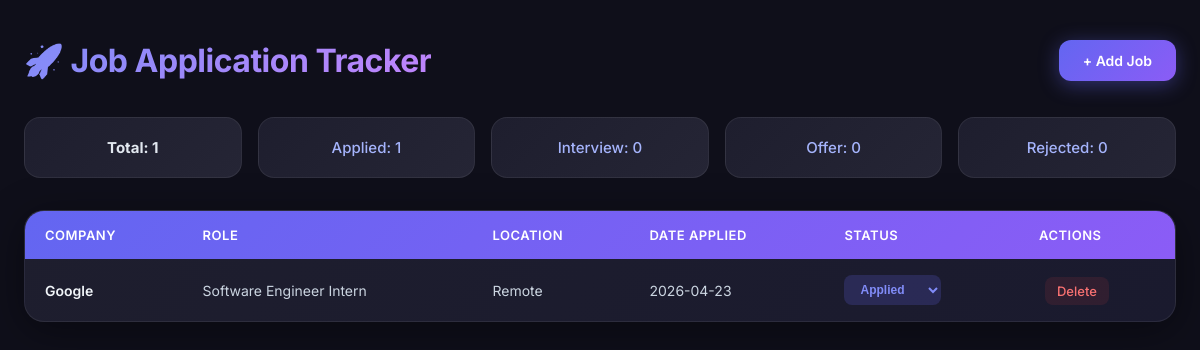
The page / on the database its author committed.
### tables this page shows
CREATE TABLE jobs (
            id INTEGER PRIMARY KEY AUTOINCREMENT,
            company TEXT NOT NULL,
            role TEXT NOT NULL,
            location TEXT,
            date_applied TEXT NOT NULL,
            status TEXT NOT NULL DEFAULT 'Applied',
            notes TEXT,
            link TEXT
        );

### app.py (the view)
@app.route('/')
def index():
    conn = get_connection()
    jobs = conn.execute('SELECT * FROM jobs ORDER BY date_applied DESC').fetchall()
    conn.close()
    return render_template('index.html', jobs=jobs)

### database.py (called while the page is built)
def get_connection():
    conn = sqlite3.connect('database.db')
    conn.row_factory = sqlite3.Row
    return conn

### templates/index.html (shortened to what this page needs)
<!DOCTYPE html>
<html lang="en">
<head>
    <link rel="stylesheet" href="{{ url_for('static', filename='css/style.css') }}">
</head>
<body>
    <div class="container">
        <div class="header">
            <h1>🚀 Job Application Tracker</h1>
            <a href="/add" class="btn-add">+ Add Job</a>
        </div>
        <div class="stats">
            <div class="stat-card">Total: {{ jobs|length }}</div>
            <div class="stat-card">Applied: {{ jobs|selectattr('status','equalto','Applied')|list|length }}</div>
            <div class="stat-card">Interview: {{ jobs|selectattr('status','equalto','Interview')|list|length }}</div>
            <div class="stat-card">Offer: {{ jobs|selectattr('status','equalto','Offer')|list|length }}</div>
            <div class="stat-card">Rejected: {{ jobs|selectattr('status','equalto','Rejected')|list|length }}</div>
        </div>
        <div class="table-wrapper">
            <table>
                <thead>
                    <tr>
                        <th>Company</th>
                        <th>Role</th>
                        <th>Location</th>
                        <th>Date Applied</th>
                        <th>Status</th>
                        <th>Actions</th>
                    </tr>
                </thead>
                <tbody>
                    {% for job in jobs %}
                    <tr>
                        <td><strong>{{ job['company'] }}</strong></td>
                        <td>{{ job['role'] }}</td>
                        <td>{{ job['location'] }}</td>
                        <td>{{ job['date_applied'] }}</td>
                        <td>
                            <form action="/update/{{ job['id'] }}" method="POST">
                                <select name="status" onchange="this.form.submit()" class="status-{{ job['status']|lower }}">
                                    <option {% if job['status']=='Applied' %}selected{% endif %}>Applied</option>
                                </select>
                            </form>
                        </td>
                        <td>
                            <a href="/delete/{{ job['id'] }}" class="btn-delete" onclick="return confirm('Delete this job?')">Delete</a>
                        </td>
                    </tr>
                    {% endfor %}
                </tbody>
            </table>
        </div>
    </div>
</body>
</html>

### static/css/style.css (style rules this page uses)
* { margin: 0; padding: 0; box-sizing: border-box; }
body { font-family: 'Inter', sans-serif; background: #0f0f1a; color: #e2e8f0; min-height: 100vh; display: flex; justify-content: center; align-items: flex-start; }
.container { max-width: 1200px; width: 100%; margin: 0 auto; padding: 40px 24px; }
.header { display: flex; justify-content: space-between; align-items: center; margin-bottom: 36px; }
.header h1 { font-size: 32px; font-weight: 700; background: linear-gradient(135deg, #818cf8, #c084fc); -webkit-background-clip: text; -webkit-text-fill-color: transparent; letter-spacing: -0.5px; }
.btn-add { background: linear-gradient(135deg, #6366f1, #8b5cf6); color: white; padding: 12px 24px; border-radius: 12px; text-decoration: none; font-weight: 600; font-size: 14px; box-shadow: 0 4px 20px rgba(99,102,241,0.4); transition: all 0.2s; }
.stats { display: grid; grid-template-columns: repeat(5, 1fr); gap: 16px; margin-bottom: 32px; }
.stat-card { background: linear-gradient(135deg, #1e1e2e, #252535); border: 1px solid rgba(255,255,255,0.07); padding: 20px; border-radius: 16px; font-size: 15px; font-weight: 500; text-align: center; color: #a5b4fc; transition: transform 0.2s; }
.stat-card:first-child { color: #e2e8f0; font-weight: 700; }
.table-wrapper { background: linear-gradient(135deg, #1e1e2e, #1a1a2e); border-radius: 20px; border: 1px solid rgba(255,255,255,0.07); overflow: hidden; box-shadow: 0 8px 40px rgba(0,0,0,0.4); }
table { width: 100%; border-collapse: collapse; }
thead { background: linear-gradient(135deg, #6366f1, #8b5cf6); }
th { padding: 16px 20px; text-align: left; font-size: 13px; font-weight: 600; letter-spacing: 0.5px; text-transform: uppercase; color: white; }
td { padding: 16px 20px; font-size: 14px; border-bottom: 1px solid rgba(255,255,255,0.05); color: #cbd5e1; }
tr:last-child td { border-bottom: none; }
td strong { color: #f1f5f9; font-weight: 600; }
select { padding: 7px 12px; border-radius: 8px; border: none; font-size: 12px; font-weight: 600; cursor: pointer; outline: none; }
.status-applied { background: rgba(99,102,241,0.2); color: #818cf8; }
.btn-delete { color: #f87171; text-decoration: none; font-size: 13px; font-weight: 500; padding: 6px 12px; border-radius: 8px; background: rgba(239,68,68,0.1); transition: all 0.2s; margin-left: 6px; }

### rows shown on the page
jobs: company "Google", role "Software Engineer Intern", location "Remote", date_applied "2026-04-23", status "Applied"

### other values the page prints
{{ jobs|length }} "1"
{{ jobs|selectattr('status','equalto','Applied')|list|length }} "1"
{{ jobs|selectattr('status','equalto','Interview')|list|length }} "0"
{{ jobs|selectattr('status','equalto','Offer')|list|length }} "0"
{{ jobs|selectattr('status','equalto','Rejected')|list|length }} "0"
